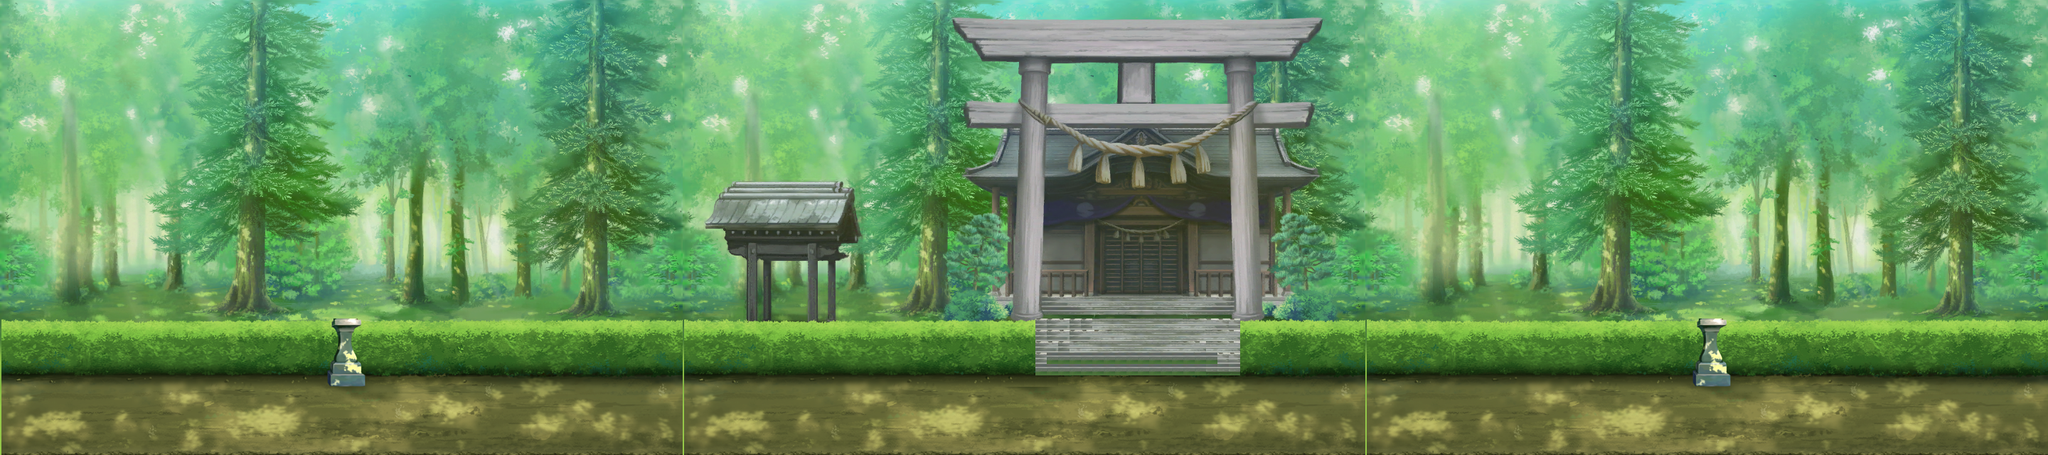

Below is a game level as drawn by its tile map, then a one-line description and the .tmx that defines it (tile-layer data replaced by summaries):
An orthogonal 180x40 tile map with 16x16 px tiles, 2 tile layers (tiles1, tiles2), 4 tilesets.

<map version="1.5" tiledversion="2021.02.15" orientation="orthogonal" renderorder="right-down" width="180" height="40" tilewidth="16" tileheight="16" infinite="0" nextlayerid="10" nextobjectid="1">
 <tileset firstgid="1" name="bg_1" tilewidth="16" tileheight="16" tilecount="4096" columns="64">
  <image source="bg_1.png" width="1024" height="1024" />
 </tileset>
 <tileset firstgid="4097" name="bg_2" tilewidth="16" tileheight="16" tilecount="4096" columns="64">
  <image source="bg_2.png" width="1024" height="1024" />
 </tileset>
 <tileset firstgid="8193" name="bg_3" tilewidth="16" tileheight="16" tilecount="3450" columns="75">
  <image source="bg_3.png" width="1200" height="740" />
 </tileset>
 <tileset firstgid="11643" name="shrine_day" tilewidth="16" tileheight="16" tilecount="2706" columns="123">
  <image source="shrine_day.png" width="1983" height="356" />
 </tileset>
  <layer id="1" name="tiles1" width="180" height="40" opacity="0.94">
   <data>[7200 cells, 7200 non-empty, 4800 distinct tile ids]</data>
  </layer>
  <layer id="5" name="tiles2" width="180" height="40">
   <data>[7200 cells, 2160 non-empty, 738 distinct tile ids]</data>
  </layer>
 <objectgroup id="9" name="object1" />
</map>